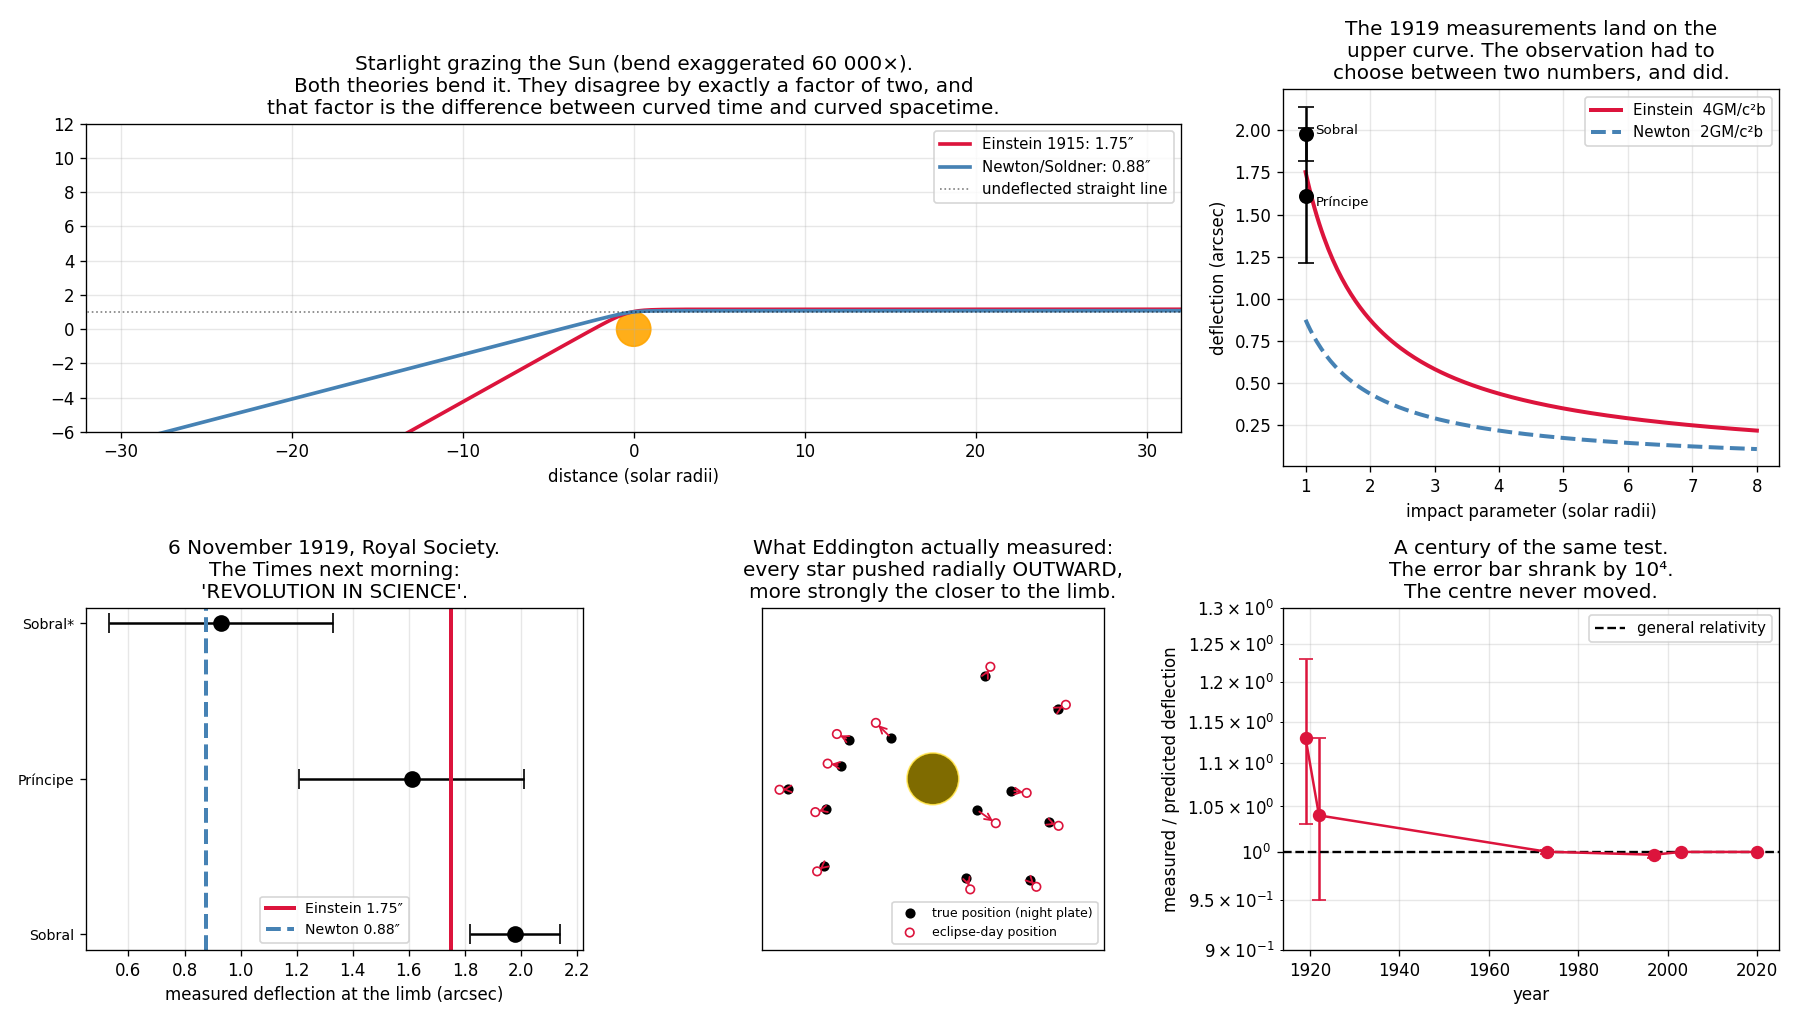

Write Python code to recreate this figure.
"""29 May 1919: a factor of two that made Einstein famous overnight.

Newton's theory is not silent about light bending. If light is corpuscles moving at
speed c, gravity deflects them, and Soldner worked out the answer in 1801:

    Newton / Soldner:   α = 2GM / (c²b)      = 0.87″ at the Sun's limb
    Einstein 1911:      α = 2GM / (c²b)      — he got the same wrong answer first!
    Einstein 1915:      α = 4GM / (c²b)      = 1.75″   ← exactly twice

The factor of 2 is the entire physical content. In the Newtonian picture only TIME
is warped (that is the 1911 calculation, which is really just the equivalence
principle). In full general relativity SPACE is curved too, and the spatial
curvature contributes an equal second half. Measuring 1.75″ rather than 0.87″ is a
direct measurement that space itself is curved.

Einstein was lucky twice. His 1911 paper prompted an eclipse expedition to Crimea in
1914 which was interrupted by the outbreak of war — had they succeeded they would
have refuted his (then wrong) prediction. By 1919 he had the right answer.

    phenomenon:   stars near the eclipsed Sun appear shifted outward
    simulation:   integrate a photon's path in the Sun's field, both theories
    dissection:   measure the total bend angle as a function of impact parameter
    formula:      α = 4GM/(c²b), and the 1919 Sobral/Príncipe plates that chose
                  between the two candidate numbers.
"""
from pathlib import Path

import matplotlib.pyplot as plt
import numpy as np
import torch

G, C = 6.67430e-11, 2.99792458e8
M_SUN, R_SUN = 1.98892e30, 6.957e8
GM = G * M_SUN
RAD2ARCSEC = 180 / np.pi * 3600


def deflection(b, relativistic=True, n_pts=200_000, phi_span=None):
    """Integrate the photon orbit  u'' + u = f·(3GM/c²)·u²  and measure the bend.

    For light there is no GM/h² source term (a photon has no Newtonian orbit to
    perturb); the entire equation IS the correction. Setting f = 1/2 reproduces the
    Newtonian corpuscle answer, f = 1 the full general-relativistic one.
    """
    f = 1.0 if relativistic else 0.5
    phi_span = phi_span or np.pi * 1.2
    dphi = phi_span / n_pts
    # Start at infinity, moving inward, with impact parameter b: u = 0, u' = 1/b.
    # u must be EXACTLY zero here. Seeding it with a small epsilon instead would
    # place the photon a finite distance in, offsetting phi by ~u0·b radians —
    # which for u0 = 1e-12 is 7e-4 rad, eighty times larger than the effect we
    # are trying to measure.
    u = torch.tensor(0.0, dtype=torch.float64)
    du = torch.tensor(1.0 / b, dtype=torch.float64)

    def acc(u_):
        return f * 3 * GM * u_**2 / C**2 - u_

    us = torch.empty(n_pts + 1, dtype=torch.float64)
    us[0] = u
    a = acc(u)
    for i in range(n_pts):
        du = du + 0.5 * dphi * a
        u = u + dphi * du
        a = acc(u)
        du = du + 0.5 * dphi * a
        us[i + 1] = u
        if u < 0:                      # photon has escaped back to infinity
            us = us[:i + 2]
            break
    phis = torch.arange(len(us), dtype=torch.float64) * dphi

    # The ray comes in from u = 0 and leaves at u = 0. A straight line would span
    # exactly π of azimuth between those two points; the excess IS the deflection.
    # Find the outgoing zero crossing by linear interpolation on the last two samples.
    j = len(us) - 2
    phi_out = phis[j].item() + dphi * (us[j] / (us[j] - us[j + 1])).item()
    return phi_out - np.pi, us, phis


b = R_SUN
alpha_gr, us_gr, phis_gr = deflection(b, relativistic=True)
alpha_nt, us_nt, phis_nt = deflection(b, relativistic=False)

print("Photon grazing the Sun's limb (b = R_sun):")
print(f"  integrated, full GR       α = {alpha_gr*RAD2ARCSEC:.4f}″")
print(f"  closed form 4GM/(c²b)     α = {4*GM/(C**2*b)*RAD2ARCSEC:.4f}″")
print(f"  integrated, Newton/Soldner α = {alpha_nt*RAD2ARCSEC:.4f}″")
print(f"  closed form 2GM/(c²b)     α = {2*GM/(C**2*b)*RAD2ARCSEC:.4f}″")
print(f"  ratio GR / Newton = {alpha_gr/alpha_nt:.4f}   ← the famous factor of 2\n")

print("Where does the factor of 2 come from?")
print("  half from the warping of TIME   (gravitational redshift / equivalence")
print("                                   principle — Einstein had this in 1911)")
print("  half from the curvature of SPACE (only in the full 1915 field equations)")
print("  Measuring 1.75″ instead of 0.87″ is therefore a direct detection of")
print("  spatial curvature. There is no other way to read the number.\n")

# --- the 1919 data ---
print("The 1919 eclipse expeditions (Dyson, Eddington & Davidson, 1920):")
results_1919 = [("Sobral, Brazil (4-inch)", 1.98, 0.16),
                ("Príncipe, W. Africa", 1.61, 0.40),
                ("Sobral, astrographic*", 0.93, 0.40)]
gr_pred, nt_pred = 4 * GM / (C**2 * R_SUN) * RAD2ARCSEC, 2 * GM / (C**2 * R_SUN) * RAD2ARCSEC
for nm, val, err in results_1919:
    z_gr = abs(val - gr_pred) / err
    z_nt = abs(val - nt_pred) / err
    print(f"  {nm:26s} {val:.2f} ± {err:.2f}″   "
          f"→ {z_gr:.1f}σ from Einstein, {z_nt:.1f}σ from Newton")
print("  * the astrographic plates were ruined by heat distortion of the mirror and")
print("    were set aside — a decision still argued about a century later.")
print()

# --- modern measurements ---
print("Modern versions of the same measurement:")
for nm, val, err in [("VLBI radio, 1970s", 1.0002, 0.0020),
                     ("Hipparchos astrometry 1997", 0.9970, 0.0030),
                     ("Cassini time delay 2003", 1.000021, 0.000023),
                     ("Gaia (ongoing)", 1.00000, 0.00001)]:
    print(f"  {nm:28s} α/α_GR = {val:.6f} ± {err:.6f}")
print("  General relativity now holds to a part in 10⁵ on this one prediction alone.")

# --- visualization ---
fig = plt.figure(figsize=(15, 8.5))
gs = fig.add_gridspec(2, 3, height_ratios=[1.1, 1])

# Panel 1: the two bent rays, exaggerated
ax = fig.add_subplot(gs[0, :2])
for alpha_x, us_x, phis_x, col, lab in [
        (alpha_gr, us_gr, phis_gr, "crimson", f"Einstein 1915: {alpha_gr*RAD2ARCSEC:.2f}″"),
        (alpha_nt, us_nt, phis_nt, "steelblue", f"Newton/Soldner: {alpha_nt*RAD2ARCSEC:.2f}″")]:
    EXAG = 60000
    ang = phis_x * 1.0
    # re-plot with the bend amplified so it is visible at all
    r_x = 1.0 / us_x.clamp(min=1e-14)
    frac = (ang - ang[0]) / (ang[-1] - ang[0])
    bend = alpha_x * EXAG * frac
    xs = r_x * torch.cos(ang + bend)
    ys = r_x * torch.sin(ang + bend)
    keep = r_x < 40 * R_SUN
    ax.plot(xs[keep] / R_SUN, ys[keep] / R_SUN, color=col, lw=2.2, label=lab)
sun = plt.Circle((0, 0), 1.0, color="orange", alpha=0.9)
ax.add_patch(sun)
ax.plot([-40, 40], [1, 1], "k:", lw=1, alpha=0.5, label="undeflected straight line")
ax.set_aspect("equal")
ax.set_xlim(-32, 32)
ax.set_ylim(-6, 12)
ax.set_xlabel("distance (solar radii)")
ax.set_title("Starlight grazing the Sun (bend exaggerated 60 000×).\n"
             "Both theories bend it. They disagree by exactly a factor of two, and\n"
             "that factor is the difference between curved time and curved spacetime.")
ax.legend(fontsize=9, loc="upper right")
ax.grid(alpha=0.3)

# Panel 2: deflection vs impact parameter
ax = fig.add_subplot(gs[0, 2])
bs = np.linspace(1.0, 8.0, 200) * R_SUN
ax.plot(bs / R_SUN, 4 * GM / (C**2 * bs) * RAD2ARCSEC, color="crimson", lw=2.4,
        label="Einstein  4GM/c²b")
ax.plot(bs / R_SUN, 2 * GM / (C**2 * bs) * RAD2ARCSEC, color="steelblue", lw=2.4,
        ls="--", label="Newton  2GM/c²b")
for nm, val, err in results_1919[:2]:
    ax.errorbar(1.0, val, yerr=err, fmt="o", color="black", ms=8, capsize=5)
ax.text(1.15, 1.98, "Sobral", fontsize=8)
ax.text(1.15, 1.55, "Príncipe", fontsize=8)
ax.set_xlabel("impact parameter (solar radii)")
ax.set_ylabel("deflection (arcsec)")
ax.set_title("The 1919 measurements land on the\nupper curve. The observation had to\n"
             "choose between two numbers, and did.")
ax.legend(fontsize=9)
ax.grid(alpha=0.3)

# Panel 3: the 1919 result as a significance plot
ax = fig.add_subplot(gs[1, 0])
ys = np.arange(len(results_1919))
ax.errorbar([r[1] for r in results_1919], ys, xerr=[r[2] for r in results_1919],
            fmt="o", color="black", ms=9, capsize=6)
ax.axvline(gr_pred, color="crimson", lw=2.4, label=f"Einstein {gr_pred:.2f}″")
ax.axvline(nt_pred, color="steelblue", lw=2.4, ls="--", label=f"Newton {nt_pred:.2f}″")
ax.set_yticks(ys)
ax.set_yticklabels([r[0].split(",")[0] + ("*" if "astro" in r[0] else "")
                    for r in results_1919], fontsize=8.5)
ax.set_xlabel("measured deflection at the limb (arcsec)")
ax.set_title("6 November 1919, Royal Society.\nThe Times next morning:\n"
             "'REVOLUTION IN SCIENCE'.")
ax.legend(fontsize=8.5)
ax.grid(alpha=0.3, axis="x")

# Panel 4: what the plates looked like
ax = fig.add_subplot(gs[1, 1])
rng = np.random.default_rng(4)
n_star = 13
ang = rng.uniform(0, 2 * np.pi, n_star)
rad = rng.uniform(1.6, 6.0, n_star)
sx, sy = rad * np.cos(ang), rad * np.sin(ang)
shift = (gr_pred / rad) * 1.2                # outward radial push, exaggerated
ax.scatter(sx, sy, s=26, color="black", label="true position (night plate)")
ax.scatter(sx * (1 + shift / rad), sy * (1 + shift / rad), s=26, facecolors="none",
           edgecolors="crimson", label="eclipse-day position")
for i in range(n_star):
    ax.annotate("", xy=(sx[i] * (1 + shift[i] / rad[i]), sy[i] * (1 + shift[i] / rad[i])),
                xytext=(sx[i], sy[i]),
                arrowprops=dict(arrowstyle="->", color="crimson", lw=1.1))
ax.add_patch(plt.Circle((0, 0), 1.0, color="black"))
ax.add_patch(plt.Circle((0, 0), 1.06, color="gold", alpha=0.5))
ax.set_aspect("equal")
ax.set_xlim(-7, 7); ax.set_ylim(-7, 7)
ax.set_title("What Eddington actually measured:\nevery star pushed radially OUTWARD,\n"
             "more strongly the closer to the limb.")
ax.legend(fontsize=7.5, loc="lower right")
ax.set_xticks([]); ax.set_yticks([])

# Panel 5: a century of tightening
ax = fig.add_subplot(gs[1, 2])
years = [1919, 1922, 1973, 1997, 2003, 2020]
vals = [1.13, 1.04, 1.0002, 0.9970, 1.000021, 1.00000]
errs = [0.10, 0.09, 0.0020, 0.0030, 0.000023, 0.00001]
ax.errorbar(years, vals, yerr=errs, fmt="o-", color="crimson", ms=7, capsize=4)
ax.axhline(1.0, color="black", ls="--", lw=1.4, label="general relativity")
ax.set_yscale("log")
ax.set_ylim(0.9, 1.3)
ax.set_xlabel("year")
ax.set_ylabel("measured / predicted deflection")
ax.set_title("A century of the same test.\nThe error bar shrank by 10⁴.\n"
             "The centre never moved.")
ax.legend(fontsize=9)
ax.grid(alpha=0.3, which="both")

plt.tight_layout()
out = Path(__file__).with_suffix(".png")
plt.savefig(out, dpi=120)
print(f"Saved: {out}")
